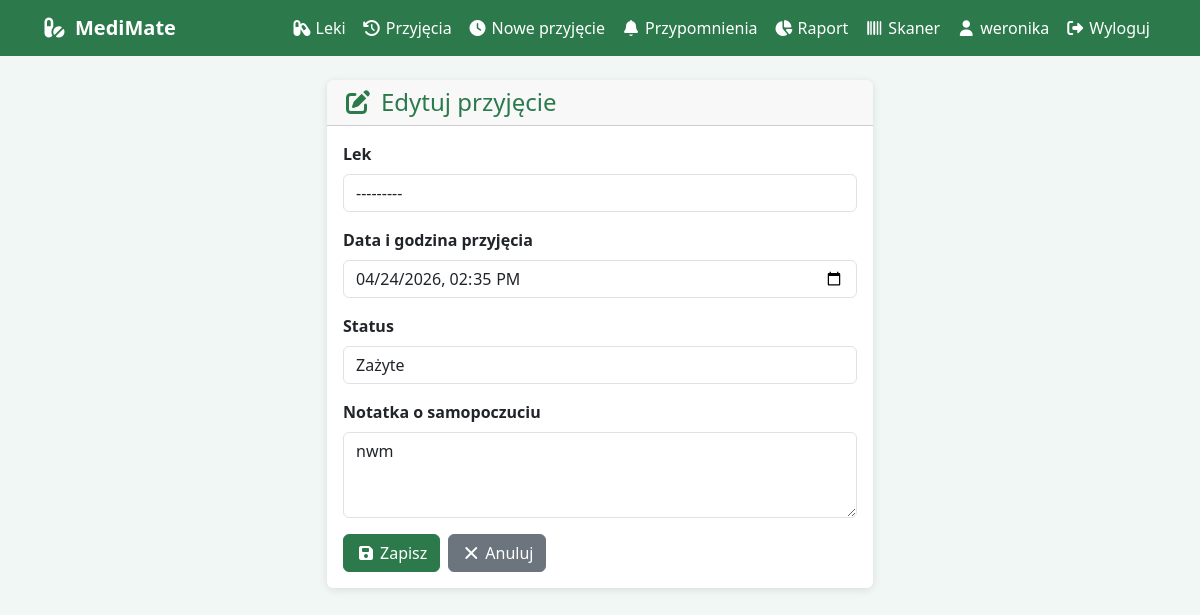
The page /edytuj-przyjecie/4/ (signed in) on the database as committed earlier.
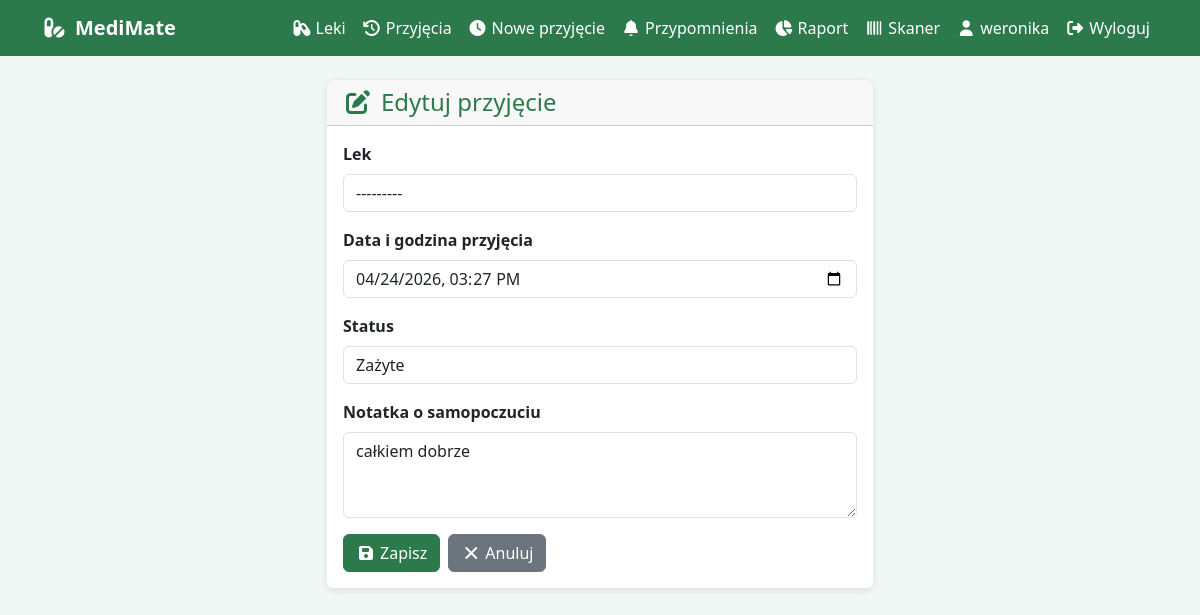
The same page on the database as committed later.
### leki/models.py (models this page shows, shortened)
class PrzyjecieLeku(models.Model):
    STATUS_CHOICES = [
        ('zazyte', 'Zażyte'),
        ('niezazyte', 'Niezażyte'),
    ]
    lek = models.ForeignKey(Lek, on_delete=models.CASCADE, related_name='przyjecia')
    uzytkownik = models.ForeignKey(User, on_delete=models.CASCADE, related_name='przyjecia')
    data_godzina = models.DateTimeField()
    status = models.CharField(max_length=20, choices=STATUS_CHOICES, default='niezazyte')
    notatka_samopoczucia = models.TextField(blank=True)
    class Meta:
        verbose_name = "Przyjęcie leku"
        verbose_name_plural = "Przyjęcia leków"
        ordering = ['-data_godzina']

### leki/views.py (the view)
# urls.py: path('edytuj-przyjecie/<int:pk>/', views.edytuj_przyjecie, name='edytuj_przyjecie'),
@login_required
def edytuj_przyjecie(request, pk):
    przyjecie = get_object_or_404(PrzyjecieLeku, pk=pk, uzytkownik=request.user)
    if request.method == 'POST':
        form = PrzyjęcieForm(request.POST, instance=przyjecie, user=request.user)
        if form.is_valid():
            form.save()
            return redirect('lista_przyjec')
    else:
        form = PrzyjęcieForm(instance=przyjecie, user=request.user)
    return render(request, 'leki/formularz.html', {'form': form, 'tytul': 'Edytuj przyjęcie'})

### leki/forms.py
class PrzyjęcieForm(forms.ModelForm):
    def __init__(self, *args, **kwargs):
        user = kwargs.pop('user', None)
        super().__init__(*args, **kwargs)
        self.fields['data_godzina'].input_formats = ['%Y-%m-%dT%H:%M']
        if user:
            self.fields['lek'].queryset = Lek.objects.filter(uzytkownik=user)
    class Meta:
        model = PrzyjecieLeku
        fields = ['lek', 'data_godzina', 'status', 'notatka_samopoczucia']
        widgets = {
            'data_godzina': forms.DateTimeInput(
                attrs={'type': 'datetime-local', 'class': 'form-control'},
                format='%Y-%m-%dT%H:%M'
            ),
            'notatka_samopoczucia': forms.Textarea(attrs={
                'rows': 3, 'placeholder': 'Jak się czujesz po leku?', 'class': 'form-control'
            }),
            'lek': forms.Select(attrs={'class': 'form-control'}),
            'status': forms.Select(attrs={'class': 'form-control'}),
        }
        labels = {
            'lek': 'Lek', 'data_godzina': 'Data i godzina przyjęcia',
            'status': 'Status', 'notatka_samopoczucia': 'Notatka o samopoczuciu',
        }

### leki/models.py (called while the page is built)
    def __str__(self):
        return self.nazwa

### leki/templates/leki/formularz.html (shortened to what this page needs)
{% extends 'leki/base.html' %}
{% block content %}
<div class="row justify-content-center">
    <div class="col-md-6">
        <div class="card">
            <div class="card-header">
                <h1 class="fs-4 mb-0"><i class="fas fa-edit me-2"></i>{{ tytul }}</h1>
            </div>
            <div class="card-body">
                <form method="post">
                    {% for field in form %}
                    <div class="mb-3">
                        <label class="form-label fw-bold">{{ field.label }}</label>
                        {{ field }}
                    </div>
                    {% endfor %}
                    <div class="d-flex gap-2">
                        <button type="submit" class="btn btn-primary">
                            <i class="fas fa-save me-1"></i>Zapisz
                        </button>
                        <a href="{% url 'strona_glowna' %}" class="btn btn-secondary">
                            <i class="fas fa-times me-1"></i>Anuluj
                        </a>
                    </div>
                </form>
            </div>
        </div>
    </div>
</div>
{% endblock %}

Rows that differ between the two databases and show on the page:
changed PrzyjecieLeku "Zażyte": data_godzina "04/24/2026 14:35" → "04/24/2026 15:27"; notatka_samopoczucia "nwm" → "całkiem dobrze"
